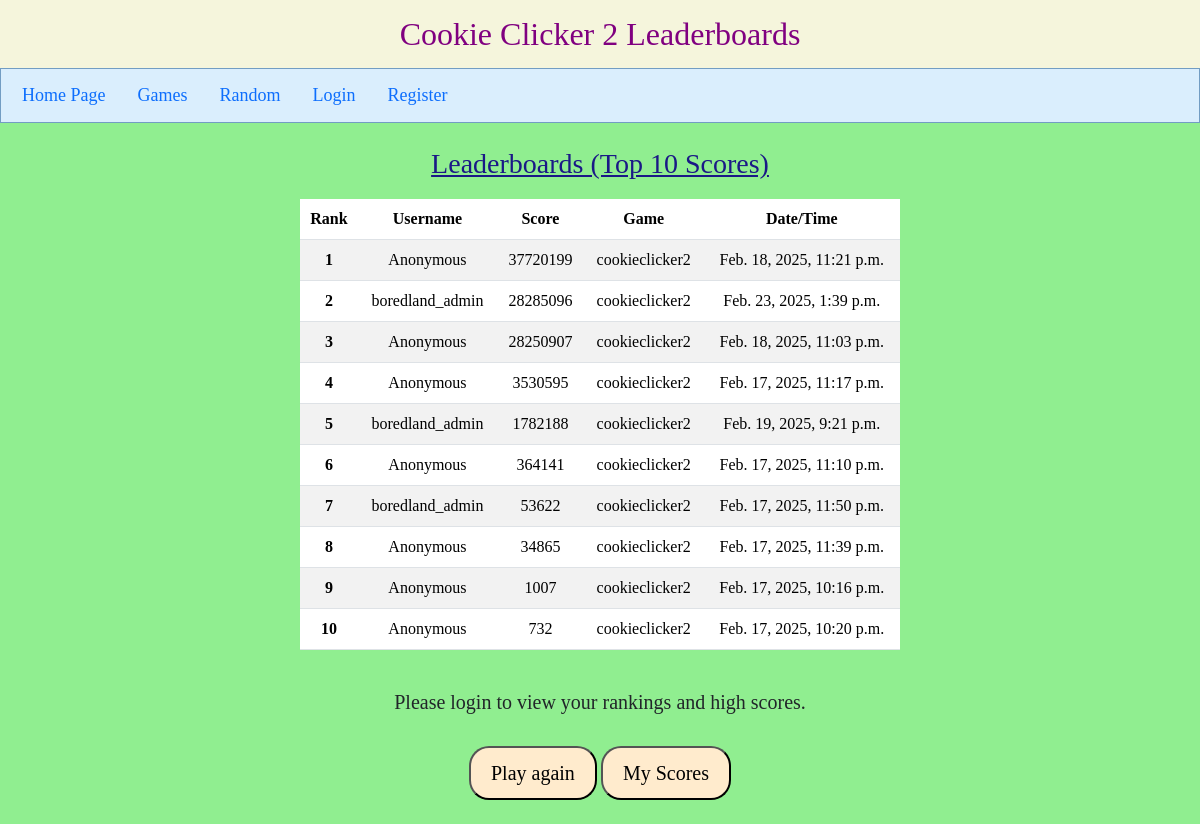
The app's page /cookieclicker2/leaderboards/ with its own data.
### mainapp/models.py (models this page shows)
class Score(models.Model):
    user = models.ForeignKey(User, on_delete=models.CASCADE, related_name="user_scores")
    score = models.IntegerField()
    game = models.ForeignKey(Game, on_delete=models.CASCADE, related_name="game_scores")
    datetime = models.DateTimeField(auto_now_add=False)

class Game(models.Model):
    game_code = models.CharField(max_length=20)
    game_name = models.CharField(max_length=150)

### cookieclicker2/views.py (the view)
# urls.py: path("leaderboards/", views.leaderboards, name="leaderboards"),
def leaderboards(request):
    return gen_lbs(request, game_name)

### cookieclicker2/templates/cookieclicker2/leaderboards.html (shortened to what this page needs)
{% extends "mainapp/game_leaderboards.html" %}
{% load static %}
{% block body1 %}
<h1 class="welcome_banner">Cookie Clicker 2 Leaderboards</h1>
{% endblock %}
{% block stylesheet %}
    <link href="{% static 'cookieclicker2/helper_styles.css' %}" rel="stylesheet">
    <link href="{% static 'mainapp/lb_styles.css' %}" rel="stylesheet">
{% endblock %}

### mainapp/templates/mainapp/game_leaderboards.html (shortened to what this page needs)
{% extends "mainapp/layout.html" %}
{% block body2 %}
<div class="lb_page" id="lb_page_1">
    <h3 class="blue_header_lb"><u>Leaderboards (Top 10 Scores)</u></h3>
    <table class="table table-striped">
        <thead>
            <tr>
                <th scope="col">Rank</th>
                <th scope="col">Username</th>
                <th scope="col">Score</th>
                <th scope="col">Game</th>
                <th scope="col">Date/Time</th>
            </tr>
        </thead>
        <tbody>
            {% for score in scores %}
            <tr>
                <th scope="row">{{ score.ranking }}</th>
                <td>{{ score.score.user }}</td>
                <td>{{ score.score.score }}</td>
                <td>{{ score.score.game.game_name }}</td>
                <td>{{ score.score.datetime }}</td>
            </tr>
            {% endfor %}
        </tbody>
    </table>
    <br>
    {% if user.is_authenticated %}
        <h5>My current highest ranking: <strong>{{ user_ranking }}</strong></h5>
        <h5>My current highest score: <strong>{{ user_highscore }}</strong></h5>
    {% else %}
        <h5> Please login to view your rankings and high scores. </h5>
    {% endif %}
    <br>
    <button class="game_interface_button3" id="replay2">Play again</button>
    <button class="game_interface_button4" id="my_score">My Scores</button>
</div>
{% endblock %}

### mainapp/static/mainapp/styles.css (style rules this page uses)
body { background-color: antiquewhite; font-family: Comic Sans MS, Comic Sans, cursive; }
.welcome_banner { text-align:center; background-color: beige; font-size:32px; color:purple; padding:15px; margin-bottom: 0px; }
.game_interface_button2,.game_interface_button3,.game_interface_button4,.game_interface_button5 { border-radius: 20px; padding-top: 10px; padding-bottom: 10px; padding-left: 20px; padding-right: 20px; font-size: 20px; background-color: blanchedalmond; }

### cookieclicker2/static/cookieclicker2/helper_styles.css (style rules this page uses)
body { background-color: lightgreen; }

### mainapp/static/mainapp/lb_styles.css (style rules this page uses)
.lb_page { position: relative; left: 25%; width: 50%; text-align:center; padding-top:3vh; padding-bottom:3vh; display:block; }
.blue_header_lb { color:rgb(26, 24, 134); padding-bottom: 10px; }

### records on screen
Score: ranking "1", score.user "Anonymous", score.score "37720199", score.game.game_name "cookieclicker2", score.datetime "Feb. 18, 2025, 11:21 p.m."
Score: ranking "2", score.user "boredland_admin", score.score "28285096", score.game.game_name "cookieclicker2", score.datetime "Feb. 23, 2025, 1:39 p.m."
Score: ranking "3", score.user "Anonymous", score.score "28250907", score.game.game_name "cookieclicker2", score.datetime "Feb. 18, 2025, 11:03 p.m."
Score: ranking "4", score.user "Anonymous", score.score "3530595", score.game.game_name "cookieclicker2", score.datetime "Feb. 17, 2025, 11:17 p.m."
Score: ranking "5", score.user "boredland_admin", score.score "1782188", score.game.game_name "cookieclicker2", score.datetime "Feb. 19, 2025, 9:21 p.m."
Score: ranking "6", score.user "Anonymous", score.score "364141", score.game.game_name "cookieclicker2", score.datetime "Feb. 17, 2025, 11:10 p.m."
Score: ranking "7", score.user "boredland_admin", score.score "53622", score.game.game_name "cookieclicker2", score.datetime "Feb. 17, 2025, 11:50 p.m."
Score: ranking "8", score.user "Anonymous", score.score "34865", score.game.game_name "cookieclicker2", score.datetime "Feb. 17, 2025, 11:39 p.m."
Score: ranking "9", score.user "Anonymous", score.score "1007", score.game.game_name "cookieclicker2", score.datetime "Feb. 17, 2025, 10:16 p.m."
Score: ranking "10", score.user "Anonymous", score.score "732", score.game.game_name "cookieclicker2", score.datetime "Feb. 17, 2025, 10:20 p.m."
